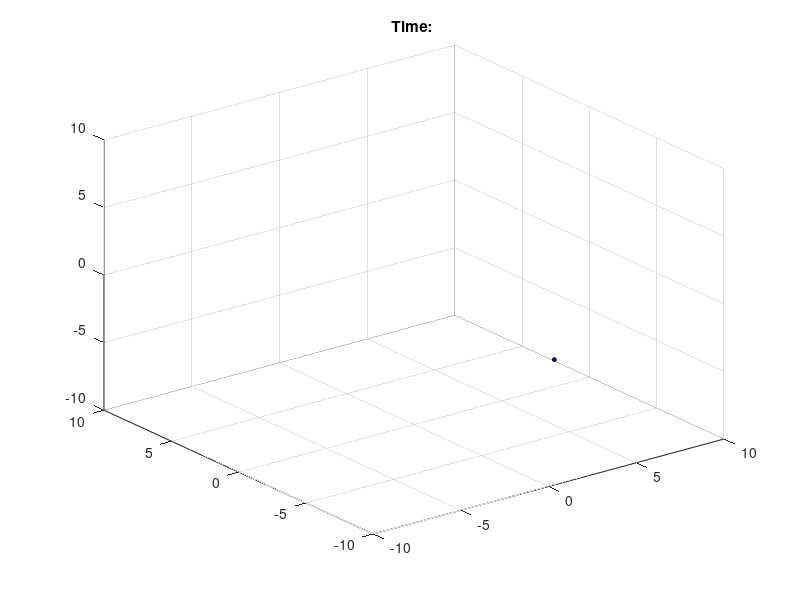

Recreate this plot in MATLAB. (Note: this script raises an error after producing the figure.)
view(135,20)                    %Starting view
AL = 10;                         %Define graph axis limits

grid on

L1=8;  %Rotatary arm length
L2=8;  %Pendulum length

Xh=[0 ; L1]';
Yh=[0 ; 0]';
Zh=[0 ; 0]';

Xv=[Xh(2) ; L1]';
Yv=[Yh(2) ; 0]';
Zv=[Zh(2) ; -L2]';

hold on
Harm  = fill3(Xh,Yh,Zh,'b'); 
Varm  = fill3(Xv,Yv,Zv,'g'); 

s=8;
M=scatter3(Xv(2),Yv(2),Zv(2),s,'filled','MarkerFaceColor','b','MarkerEdgeColor','k');


axis([-AL AL -AL AL -AL AL]);

theta=0;
phi=0;
c = [0 0 0];

TXT=title('Time: ');

for t=1:5:size(simTheta,1)
    TXT2=sprintf('Time:%.2f',simt(t));
    set(TXT,'String',TXT2);
    
    phi=simPhi(t);
    theta =-simTheta(t);
    
    Xh(2)= L1*cos(phi);
    Yh(2)=L1*sin(phi);
    
    Xva = 0;                
    Yva = L2*sin(theta);    
    Zva = -L2*cos(theta);   
    
    Xvb = Xva*cos(phi)-Yva*sin(phi)+L1*cos(phi);
    Yvb = Xva*sin(phi)+Yva*cos(phi) + L1*sin(phi);
    Zvb = Zva;
        
    
    Xv=[Xh(2);Xvb]';
    Yv=[Yh(2);Yvb]';
    Zv=[ 0   ;Zvb]';
    
    set(Harm,'XData',Xh);
    set(Harm,'YData',Yh);
    set(Harm,'ZData',Zh);
    %set(Harm,'FaceVertexCData',C);
    
    set(Varm,'XData',Xv);
    set(Varm,'YData',Yv);
    set(Varm,'ZData',Zv);
    %set(Varm,'FaceVertexCData',C);
    rem(t,30)
    


     %scatter3(Xv(2),Yv(2),Zv(2),s,'filled','MarkerFaceColor',c,'MarkerEdgeColor','k');
          
          
       
       
    
    set(M,'XData',Xv(2));
    set(M,'YData',Yv(2));
    set(M,'ZData',Zv(2));
    
    drawnow;

    pause(0.05); 
end
